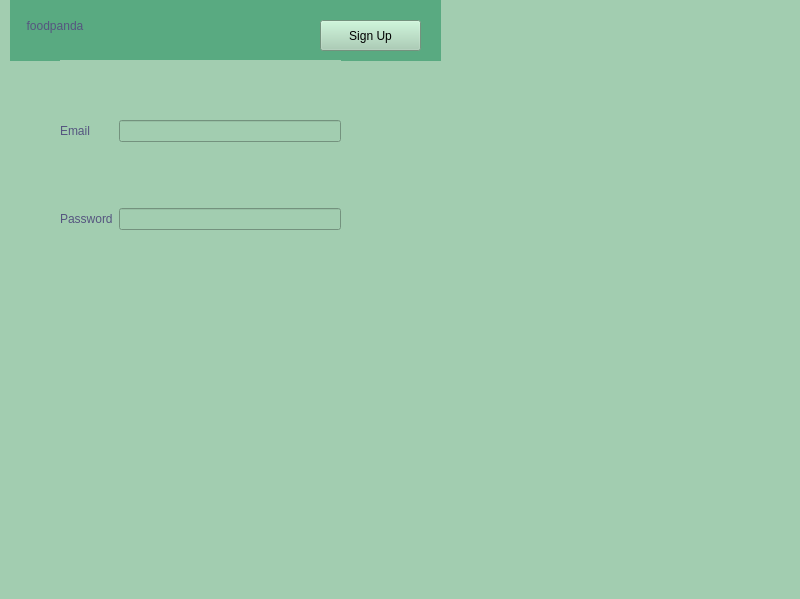
<?xml version="1.0" encoding="UTF-8"?>
<ui version="4.0">
 <class>MainWindow</class>
 <widget class="QMainWindow" name="MainWindow">
  <property name="geometry">
   <rect>
    <x>0</x>
    <y>0</y>
    <width>800</width>
    <height>599</height>
   </rect>
  </property>
  <property name="windowTitle">
   <string>MainWindow</string>
  </property>
  <property name="styleSheet">
   <string notr="true">border-color: rgb(85, 170, 0);
background-color: rgb(162, 205, 176)</string>
  </property>
  <widget class="QWidget" name="centralwidget">
   <widget class="QLabel" name="label">
    <property name="geometry">
     <rect>
      <x>10</x>
      <y>-10</y>
      <width>431</width>
      <height>71</height>
     </rect>
    </property>
    <property name="maximumSize">
     <size>
      <width>431</width>
      <height>16777215</height>
     </size>
    </property>
    <property name="styleSheet">
     <string notr="true">
font: 75 italic 25pt &quot;Sitka&quot;;
color: rgb(85, 85, 127);
background-color: rgb(89, 170, 129);
</string>
    </property>
    <property name="text">
     <string>     foodpanda</string>
    </property>
   </widget>
   <widget class="QPushButton" name="SignUpButton">
    <property name="geometry">
     <rect>
      <x>320</x>
      <y>20</y>
      <width>101</width>
      <height>31</height>
     </rect>
    </property>
    <property name="styleSheet">
     <string notr="true">font: 75 12pt &quot;Sitka&quot;;</string>
    </property>
    <property name="text">
     <string>Sign Up</string>
    </property>
   </widget>
   <widget class="QWidget" name="gridLayoutWidget">
    <property name="geometry">
     <rect>
      <x>60</x>
      <y>60</y>
      <width>281</width>
      <height>231</height>
     </rect>
    </property>
    <layout class="QGridLayout" name="gridLayout">
     <property name="sizeConstraint">
      <enum>QLayout::SetNoConstraint</enum>
     </property>
     <item row="0" column="1">
      <widget class="QLabel" name="label_2">
       <property name="styleSheet">
        <string notr="true">font: 75 10pt &quot;MS Shell Dlg 2&quot;;
font: 75 10pt &quot;MS Shell Dlg 2&quot;;
color: rgb(85, 85, 127);
font: 15pt &quot;Perpetua&quot;;</string>
       </property>
       <property name="text">
        <string>Email</string>
       </property>
      </widget>
     </item>
     <item row="0" column="3">
      <widget class="QLineEdit" name="Email">
       <property name="styleSheet">
        <string notr="true">color: rgb(186, 144, 198);
color: rgb(0, 0, 0);
font: 15pt &quot;Perpetua&quot;;</string>
       </property>
      </widget>
     </item>
     <item row="1" column="3">
      <widget class="QLineEdit" name="Password">
       <property name="styleSheet">
        <string notr="true">color: rgb(186, 144, 198);
color: rgb(0, 0, 0);
font: 15pt &quot;Perpetua&quot;;</string>
       </property>
      </widget>
     </item>
     <item row="1" column="1">
      <widget class="QLabel" name="label_3">
       <property name="styleSheet">
        <string notr="true">color: rgb(85, 85, 127);
font: 75 10pt &quot;MS Shell Dlg 2&quot;;
font: 15pt &quot;Perpetua&quot;;</string>
       </property>
       <property name="text">
        <string>Password</string>
       </property>
      </widget>
     </item>
    </layout>
   </widget>
   <widget class="QLabel" name="label_6">
    <property name="geometry">
     <rect>
      <x>30</x>
      <y>300</y>
      <width>461</width>
      <height>241</height>
     </rect>
    </property>
    <property name="text">
     <string/>
    </property>
    <property name="pixmap">
     <pixmap>C:/Users/Laptop Hubs/Downloads/image-removebg-preview.png</pixmap>
    </property>
    <property name="scaledContents">
     <bool>true</bool>
    </property>
   </widget>
  </widget>
  <widget class="QMenuBar" name="menubar">
   <property name="geometry">
    <rect>
     <x>0</x>
     <y>0</y>
     <width>800</width>
     <height>18</height>
    </rect>
   </property>
  </widget>
  <widget class="QStatusBar" name="statusbar"/>
 </widget>
 <resources/>
 <connections/>
</ui>
